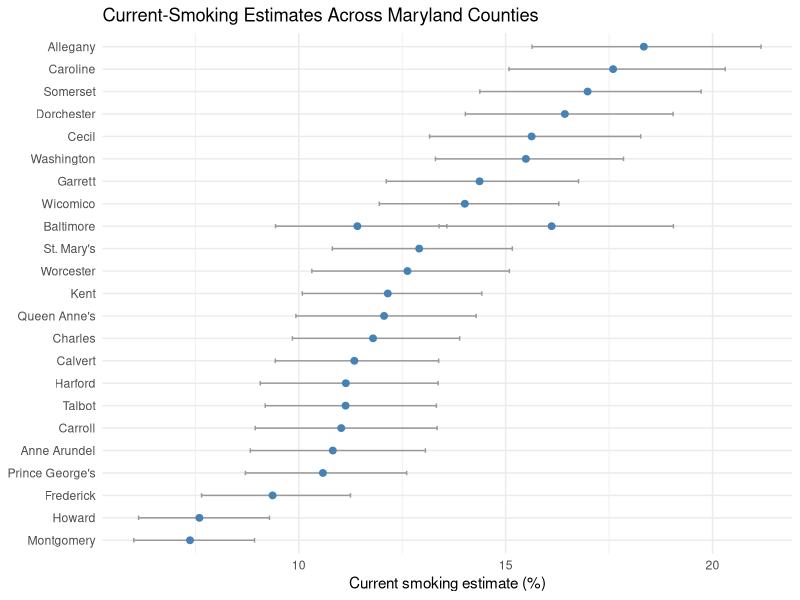

Generate this figure with R:
## ---- chunk 1
#| include: false
knitr::opts_knit$set(root.dir = normalizePath("../../../.."))
library(dplyr)
library(ggplot2)
## ---- chunk 2
places <- readr::read_csv("data/real/places_county_core_measures_long.csv")

maryland_smoking <- places |>
  filter(
    state == "MD",
    measure_key == "current_smoking",
    !is.na(estimate),
    !is.na(ci_lower),
    !is.na(ci_upper)
  ) |>
  mutate(county_name = reorder(county_name, estimate))

ggplot(maryland_smoking, aes(x = county_name, y = estimate)) +
  geom_errorbar(aes(ymin = ci_lower, ymax = ci_upper), width = 0.2, color = "gray60") +
  geom_point(color = "steelblue", size = 2) +
  coord_flip() +
  labs(
    title = "Current-Smoking Estimates Across Maryland Counties",
    x = NULL,
    y = "Current smoking estimate (%)"
  ) +
  theme_minimal()
